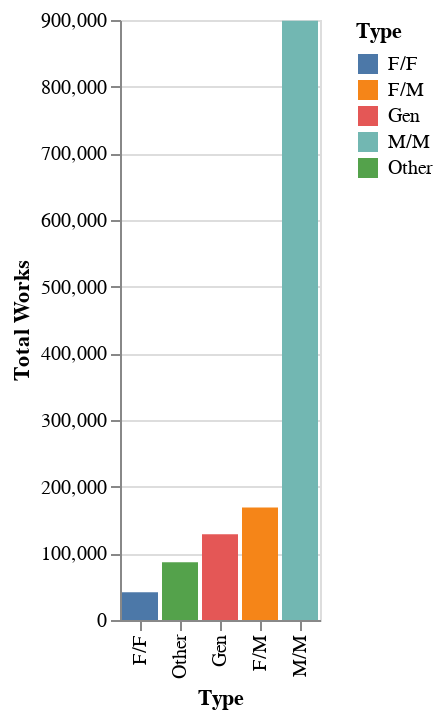

Source (notebook cell):
### Code cell
ship = ship.reset_index()

alt.Chart(ship).mark_bar().encode(
    x=alt.X("Type", sort="y"),  
    y=alt.Y("Total Works"),
    color=alt.Color("Type"))

### Figure 1 — Vega-Lite specification as saved in the notebook (floating-point values rounded to 4 significant figures)
{"config": {"view": {"continuousWidth": 300, "continuousHeight": 300}}, "data": {"name": "data-5c8d4695590684678b59da135d2ba132"}, "mark": {"type": "bar"}, "encoding": {"color": {"field": "Type", "type": "nominal"}, "x": {"field": "Type", "sort": "y", "type": "nominal"}, "y": {"field": "Total Works", "type": "quantitative"}}, "$schema": "https://vega.github.io/schema/vega-lite/v5.8.0.json", "datasets": {"data-5c8d4695590684678b59da135d2ba132": [{"Type": "F/F", "Total Works": 41705}, {"Type": "F/M", "Total Works": 168843}, {"Type": "Gen", "Total Works": 128532}, {"Type": "M/M", "Total Works": 898780}, {"Type": "Other", "Total Works": 86587}]}}
